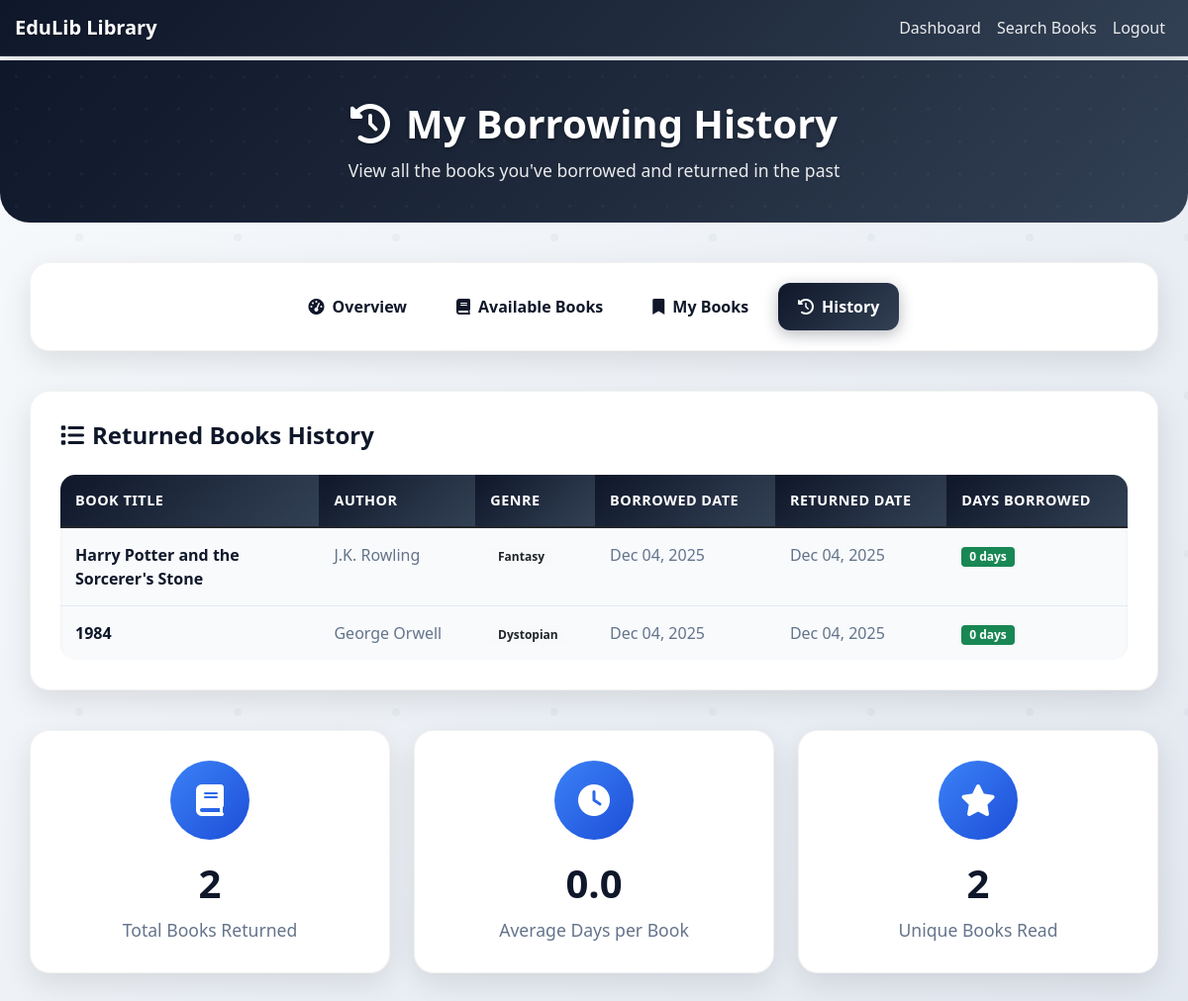
The page /borrowing_history (signed in) on the database as committed earlier.
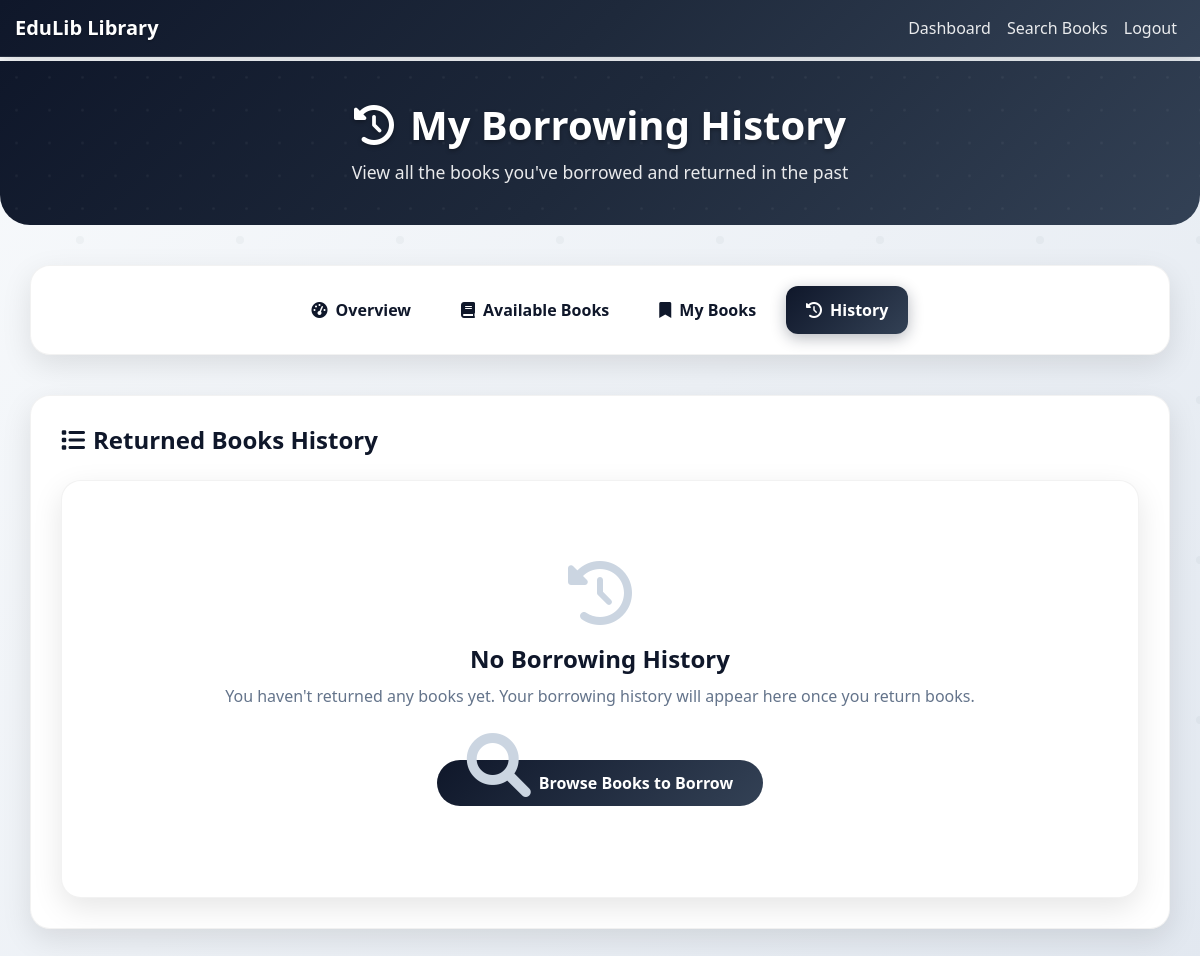
The same page on the database as committed later.
### app/models.py (models this page shows, shortened)
class Borrowing(db.Model):
    id = db.Column(db.Integer, primary_key=True)
    student_id = db.Column(db.Integer, db.ForeignKey('student.id'), nullable=False)
    book_id = db.Column(db.Integer, db.ForeignKey('book.id'), nullable=False)
    borrow_date = db.Column(db.DateTime, nullable=False, default=datetime.utcnow)
    due_date = db.Column(db.DateTime, nullable=False)
    return_date = db.Column(db.DateTime)
    status = db.Column(db.String(20), nullable=False, default='borrowed')

class Book(db.Model):
    id = db.Column(db.Integer, primary_key=True)
    isbn = db.Column(db.String(13), unique=True, nullable=False)
    title = db.Column(db.String(200), nullable=False)
    author = db.Column(db.String(100), nullable=False)
    genre = db.Column(db.String(50))
    quantity = db.Column(db.Integer, nullable=False, default=1)
    available_quantity = db.Column(db.Integer, nullable=False, default=1)
    borrowings = db.relationship('Borrowing', backref='book', lazy=True)

### app/routes.py (the view)
@bp.route('/borrowing_history')
@login_required
def borrowing_history():
    history = [b for b in current_user.borrowings if b.status == 'returned']
    return render_template('borrowing_history.html', history=history)

### app/__init__.py (called while the page is built)
@login_manager.user_loader
def load_user(user_id):
    from .models import Student
    return Student.query.get(int(user_id))

### app/templates/borrowing_history.html (shortened to what the changed rows need)
{% extends "base.html" %}
{% block content %}
<div class="page-header">
    <div class="container">
        <div class="row">
            <div class="col-12 text-center">
                <h1><i class="fas fa-history me-3"></i>My Borrowing History</h1>
            </div>
        </div>
    </div>
</div>
<div class="container">
    <div class="history-section">
        {% if history %}
        <div class="history-table">
            <div class="table-responsive">
                <table class="table">
                    <thead>
                        <tr>
                            <th>Book Title</th>
                            <th>Author</th>
                            <th>Genre</th>
                            <th>Borrowed Date</th>
                            <th>Returned Date</th>
                            <th>Days Borrowed</th>
                        </tr>
                    </thead>
                    <tbody>
                        {% for borrowing in history %}
                        <tr>
                            <td>
                                <div class="book-title-cell">{{ borrowing.book.title }}</div>
                            </td>
                            <td>{{ borrowing.book.author }}</td>
                            <td>
                                <span class="badge bg-light text-dark">{{ borrowing.book.genre }}</span>
                            </td>
                            <td>{{ borrowing.borrow_date.strftime('%b %d, %Y') }}</td>
                            <td>{{ borrowing.return_date.strftime('%b %d, %Y') if borrowing.return_date else 'N/A' }}</td>
                            <td>
                                {% if borrowing.return_date %}
                                    <span class="badge bg-success">{{ ((borrowing.return_date - borrowing.borrow_date).days) }} days</span>
                                {% else %}
                                    <span class="badge bg-secondary">N/A</span>
                                {% endif %}
                            </td>
                        </tr>
                        {% endfor %}
                    </tbody>
                </table>
            </div>
        </div>
        {% else %}
        <div class="empty-state">
            <i class="fas fa-history"></i>
            <h4>No Borrowing History</h4>
            <p>You haven't returned any books yet. Your borrowing history will appear here once you return books.</p>
            <a href="{{ url_for('main.available_books') }}" class="btn-browse-books">
                <i class="fas fa-search me-2"></i>Browse Books to Borrow
            </a>
        </div>
        {% endif %}
    </div>
    {% if history %}
    <div class="stats-section">
        <div class="row">
            <div class="col-lg-4 col-md-6">
                <div class="stats-card">
                    <div class="icon-wrapper">
                        <i class="fas fa-book"></i>
                    </div>
                    <h3>{{ history|length }}</h3>
                    <p>Total Books Returned</p>
                </div>
            </div>
            <div class="col-lg-4 col-md-6">
                <div class="stats-card">
                    <div class="icon-wrapper">
                        <i class="fas fa-clock"></i>
                    </div>
                    <h3>
                        {% set total_days = 0 %}
                        {% for borrowing in history %}
                            {% if borrowing.return_date %}
                                {% set total_days = total_days + ((borrowing.return_date - borrowing.borrow_date).days) %}
                            {% endif %}
                        {% endfor %}
                        {{ (total_days / history|length)|round(1) if history|length > 0 else 0 }}
                    </h3>
                    <p>Average Days per Book</p>
                </div>
            </div>
            <div class="col-lg-4 col-md-12">
                <div class="stats-card">
                    <div class="icon-wrapper">
                        <i class="fas fa-star"></i>
                    </div>
                    <h3>
                        {% set unique_books = [] %}
                        {% for borrowing in history %}
                            {% if borrowing.book.title not in unique_books %}
                                {% set _ = unique_books.append(borrowing.book.title) %}
                            {% endif %}
                        {% endfor %}
                        {{ unique_books|length }}
                    </h3>
                    <p>Unique Books Read</p>
                </div>
            </div>
        </div>
    </div>
    {% endif %}
</div>
{% endblock %}

Rows that differ between the two databases and show on the page:
no longer on this page (row edited): Borrowing: book "Harry Potter and the Sorcerer's Stone", book.author "J.K. Rowling", book.genre "Fantasy", borrow_date "Dec 04, 2025", return_date "Dec 04, 2025", ((borrowing.return_date-borrowing.borrow_date).days) "0"
removed Borrowing: book "1984", book.author "George Orwell", book.genre "Dystopian", borrow_date "Dec 04, 2025", return_date "Dec 04, 2025", ((borrowing.return_date-borrowing.borrow_date).days) "0"
Other text that changed with them:
{{ history|length }}: "2" → (not shown)
{{ (total_days / history|length)|round(1) if history|length > 0 else 0 }}: "0.0" → (not shown)
{{ unique_books|length }}: "2" → (not shown)
text no longer shown: "BOOK TITLE AUTHOR GENRE BORROWED DATE RETURNED DATE DAYS BORROWED Total Books Returned Average Days per Book Unique Books Read"
text now shown: "No Borrowing History You haven't returned any books yet. Your borrowing history will appear here once you return books. Browse Books to Borrow"
